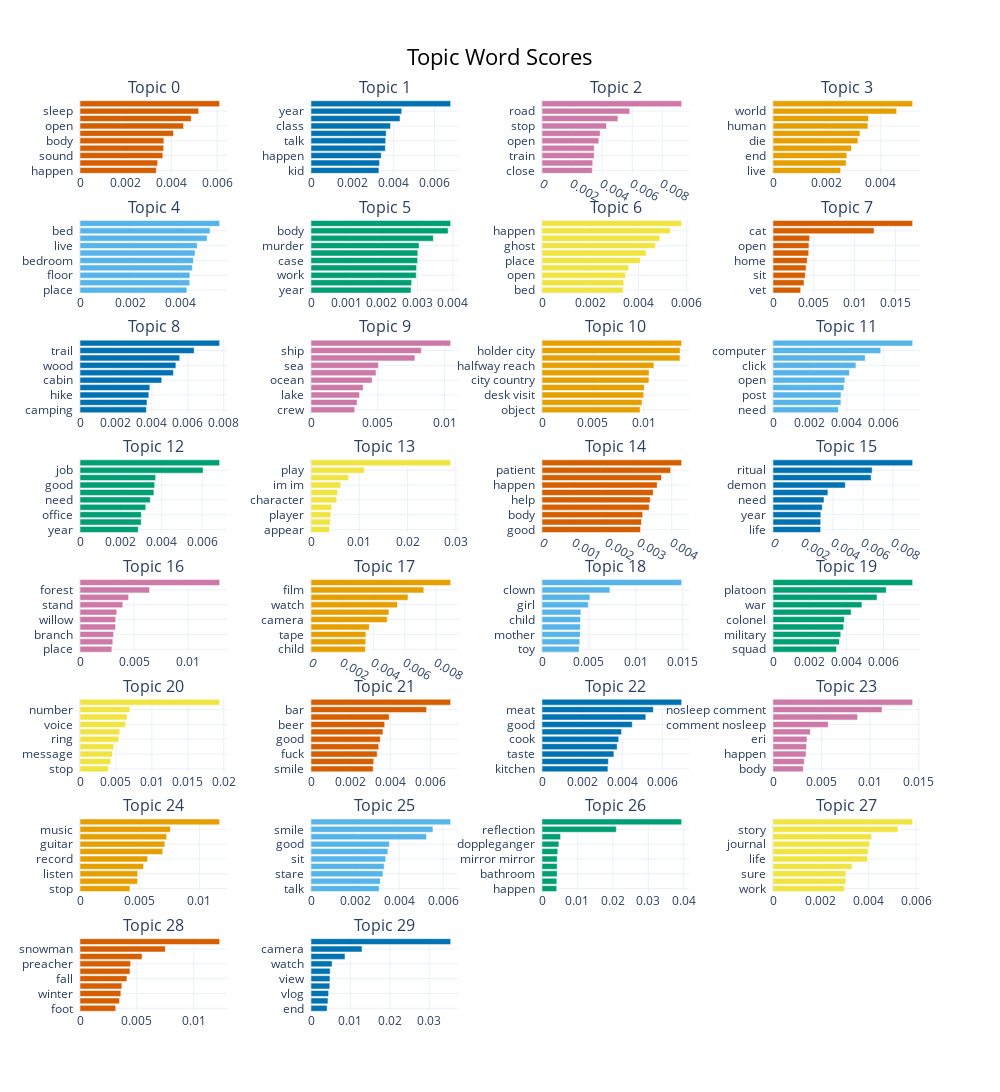

The notebook cell saved with this chart:
### Code cell
vectorizer=TfidfVectorizer(stop_words=stop_words,ngram_range=(1,2))

topic_model = BERTopic(min_topic_size=35, 
                       verbose=True, 
                       vectorizer_model=vectorizer)
topics, _ = topic_model.fit_transform(liste_texte)

topic_model.visualize_barchart(top_n_topics=30,
                               n_words=10)

### Figure 1 — Plotly figure (JSON) as saved in the notebook; plotly's stock layout.template omitted (floating-point values rounded to 4 significant figures)
{"data": [{"marker": {"color": "#D55E00"}, "orientation": "h", "type": "bar", "x": [0.003335, 0.003399, 0.003623, 0.003661, 0.003668, 0.004094, 0.004531, 0.004868, 0.005194, 0.00611], "xaxis": "x", "y": ["happen  ", "stand  ", "sound  ", "close  ", "body  ", "wake  ", "open  ", "bed  ", "sleep  ", "dream  "], "yaxis": "y"}, {"marker": {"color": "#0072B2"}, "orientation": "h", "type": "bar", "x": [0.003298, 0.003329, 0.00341, 0.003611, 0.003624, 0.003651, 0.003863, 0.004322, 0.004405, 0.00678], "xaxis": "x2", "y": ["kid  ", "life  ", "happen  ", "home  ", "talk  ", "good  ", "class  ", "friend  ", "year  ", "school  "], "yaxis": "y2"}, {"marker": {"color": "#CC79A7"}, "orientation": "h", "type": "bar", "x": [0.003343, 0.003373, 0.003469, 0.003474, 0.003778, 0.003867, 0.004286, 0.005049, 0.005835, 0.009285], "xaxis": "x3", "y": ["close  ", "bus  ", "train  ", "window  ", "open  ", "work  ", "stop  ", "drive  ", "road  ", "car  "], "yaxis": "y3"}, {"marker": {"color": "#E69F00"}, "orientation": "h", "type": "bar", "x": [0.002513, 0.002716, 0.00274, 0.002915, 0.003154, 0.003229, 0.003522, 0.003547, 0.004591, 0.005185], "xaxis": "x4", "y": ["live  ", "mind  ", "end  ", "place  ", "die  ", "body  ", "human  ", "death  ", "world  ", "life  "], "yaxis": "y4"}, {"marker": {"color": "#56B4E9"}, "orientation": "h", "type": "bar", "x": [0.004267, 0.004381, 0.004387, 0.004484, 0.004529, 0.004593, 0.00468, 0.005075, 0.005189, 0.005575], "xaxis": "x5", "y": ["place  ", "wall  ", "floor  ", "home  ", "bedroom  ", "sleep  ", "live  ", "open  ", "bed  ", "apartment  "], "yaxis": "y5"}, {"marker": {"color": "#009E73"}, "orientation": "h", "type": "bar", "x": [0.002819, 0.002836, 0.002965, 0.002974, 0.003002, 0.003009, 0.003047, 0.003447, 0.003864, 0.003935], "xaxis": "x6", "y": ["year  ", "victim  ", "work  ", "open  ", "case  ", "happen  ", "murder  ", "kill  ", "body  ", "police  "], "yaxis": "y6"}, {"marker": {"color": "#F0E442"}, "orientation": "h", "type": "bar", "x": [0.003365, 0.003389, 0.003457, 0.003591, 0.00407, 0.004312, 0.004695, 0.004882, 0.005316, 0.005787], "xaxis": "x7", "y": ["bed  ", "believe  ", "open  ", "year  ", "place  ", "paranormal  ", "ghost  ", "friend  ", "happen  ", "story  "], "yaxis": "y7"}, {"marker": {"color": "#D55E00"}, "orientation": "h", "type": "bar", "x": [0.003396, 0.003796, 0.003954, 0.00405, 0.004195, 0.004373, 0.004403, 0.004492, 0.01238, 0.01711], "xaxis": "x8", "y": ["vet  ", "bark  ", "sit  ", "sleep  ", "home  ", "bed  ", "open  ", "animal  ", "cat  ", "dog  "], "yaxis": "y8"}, {"marker": {"color": "#0072B2"}, "orientation": "h", "type": "bar", "x": [0.003697, 0.003728, 0.003829, 0.003887, 0.004551, 0.005201, 0.005337, 0.005549, 0.006352, 0.007773], "xaxis": "x9", "y": ["camping  ", "friend  ", "hike  ", "forest  ", "cabin  ", "camp  ", "wood  ", "tree  ", "trail  ", "tent  "], "yaxis": "y9"}, {"marker": {"color": "#CC79A7"}, "orientation": "h", "type": "bar", "x": [0.003276, 0.003456, 0.003637, 0.003909, 0.004578, 0.004869, 0.005046, 0.007779, 0.008259, 0.01046], "xaxis": "x10", "y": ["crew  ", "beach  ", "lake  ", "fish  ", "ocean  ", "deck  ", "sea  ", "boat  ", "ship  ", "water  "], "yaxis": "y10"}, {"marker": {"color": "#E69F00"}, "orientation": "h", "type": "bar", "x": [0.009653, 0.00984, 0.01, 0.01006, 0.01052, 0.01053, 0.01101, 0.01358, 0.01359, 0.01374], "xaxis": "x11", "y": ["object  ", "reach desk  ", "desk visit  ", "538  ", "city country  ", "institution  ", "halfway reach  ", "country mental  ", "holder city  ", "institution halfway  "], "yaxis": "y11"}, {"marker": {"color": "#56B4E9"}, "orientation": "h", "type": "bar", "x": [0.003534, 0.003671, 0.003678, 0.003835, 0.003889, 0.004134, 0.004482, 0.004987, 0.005823, 0.00755], "xaxis": "x12", "y": ["need  ", "phone  ", "post  ", "send  ", "open  ", "happen  ", "click  ", "message  ", "computer  ", "email  "], "yaxis": "y12"}, {"marker": {"color": "#009E73"}, "orientation": "h", "type": "bar", "x": [0.002862, 0.003009, 0.003014, 0.003233, 0.003454, 0.003631, 0.003668, 0.003716, 0.006048, 0.006861], "xaxis": "x13", "y": ["year  ", "phone  ", "office  ", "place  ", "need  ", "open  ", "good  ", "car  ", "job  ", "work  "], "yaxis": "y13"}, {"marker": {"color": "#F0E442"}, "orientation": "h", "type": "bar", "x": [0.003838, 0.003983, 0.004105, 0.004299, 0.005328, 0.005499, 0.006151, 0.007779, 0.01107, 0.02892], "xaxis": "x14", "y": ["appear  ", "battle  ", "player  ", "use  ", "character  ", "sprite  ", "im im  ", "screen  ", "play  ", "game  "], "yaxis": "y14"}, {"marker": {"color": "#D55E00"}, "orientation": "h", "type": "bar", "x": [0.00304, 0.003069, 0.003106, 0.003307, 0.003338, 0.00343, 0.003553, 0.003686, 0.003969, 0.004307], "xaxis": "x15", "y": ["good  ", "sleep  ", "body  ", "work  ", "help  ", "life  ", "happen  ", "year  ", "patient  ", "doctor  "], "yaxis": "y15"}, {"marker": {"color": "#0072B2"}, "orientation": "h", "type": "bar", "x": [0.003179, 0.003184, 0.003192, 0.003288, 0.003405, 0.003663, 0.004825, 0.006547, 0.006618, 0.009318], "xaxis": "x16", "y": ["life  ", "voice  ", "year  ", "place  ", "need  ", "open  ", "demon  ", "priest  ", "ritual  ", "church  "], "yaxis": "y16"}, {"marker": {"color": "#CC79A7"}, "orientation": "h", "type": "bar", "x": [0.002943, 0.003034, 0.0031, 0.003289, 0.003294, 0.003402, 0.003955, 0.004493, 0.006432, 0.01291], "xaxis": "x17", "y": ["place  ", "sound  ", "branch  ", "close  ", "willow  ", "ground  ", "stand  ", "wood  ", "forest  ", "tree  "], "yaxis": "y17"}, {"marker": {"color": "#E69F00"}, "orientation": "h", "type": "bar", "x": [0.003484, 0.003509, 0.003519, 0.003738, 0.00489, 0.004993, 0.005544, 0.006214, 0.007229, 0.008949], "xaxis": "x18", "y": ["child  ", "scene  ", "tape  ", "screen  ", "camera  ", "theater  ", "watch  ", "movie  ", "film  ", "episode  "], "yaxis": "y18"}, {"marker": {"color": "#56B4E9"}, "orientation": "h", "type": "bar", "x": [0.003955, 0.004024, 0.004077, 0.004088, 0.004099, 0.004143, 0.004934, 0.005106, 0.007235, 0.01488], "xaxis": "x19", "y": ["toy  ", "open  ", "mother  ", "year  ", "child  ", "plush  ", "girl  ", "smile  ", "clown  ", "doll  "], "yaxis": "y19"}, {"marker": {"color": "#009E73"}, "orientation": "h", "type": "bar", "x": [0.00345, 0.003605, 0.003679, 0.003834, 0.003877, 0.004244, 0.004827, 0.005646, 0.006147, 0.007582], "xaxis": "x20", "y": ["squad  ", "sergeant  ", "military  ", "trench  ", "colonel  ", "enemy  ", "war  ", "1944  ", "platoon  ", "soldier  "], "yaxis": "y20"}, {"marker": {"color": "#F0E442"}, "orientation": "h", "type": "bar", "x": [0.003948, 0.004278, 0.004527, 0.004684, 0.005377, 0.005533, 0.006325, 0.006553, 0.006927, 0.01943], "xaxis": "x21", "y": ["stop  ", "happen  ", "message  ", "hello  ", "ring  ", "sound  ", "voice  ", "answer  ", "number  ", "phone  "], "yaxis": "y21"}, {"marker": {"color": "#D55E00"}, "orientation": "h", "type": "bar", "x": [0.003127, 0.003154, 0.003327, 0.003404, 0.003484, 0.003617, 0.003704, 0.00393, 0.005809, 0.007019], "xaxis": "x22", "y": ["smile  ", "sit  ", "fuck  ", "place  ", "good  ", "bartender  ", "beer  ", "friend  ", "bar  ", "drink  "], "yaxis": "y22"}, {"marker": {"color": "#0072B2"}, "orientation": "h", "type": "bar", "x": [0.003287, 0.003309, 0.003587, 0.003749, 0.003825, 0.003968, 0.004502, 0.005177, 0.005553, 0.006965], "xaxis": "x23", "y": ["kitchen  ", "sauce  ", "taste  ", "table  ", "cook  ", "cookie  ", "good  ", "food  ", "meat  ", "eat  "], "yaxis": "y23"}, {"marker": {"color": "#CC79A7"}, "orientation": "h", "type": "bar", "x": [0.003121, 0.003219, 0.0034, 0.003451, 0.003491, 0.003843, 0.005686, 0.008698, 0.01122, 0.01436], "xaxis": "x24", "y": ["body  ", "let  ", "happen  ", "tape  ", "eri  ", "stand  ", "comment nosleep  ", "comment  ", "nosleep comment  ", "nosleep  "], "yaxis": "y24"}, {"marker": {"color": "#E69F00"}, "orientation": "h", "type": "bar", "x": [0.004183, 0.004832, 0.004837, 0.005323, 0.005666, 0.006933, 0.007111, 0.007262, 0.007574, 0.0117], "xaxis": "x25", "y": ["stop  ", "band  ", "listen  ", "piano  ", "record  ", "play  ", "guitar  ", "album  ", "music  ", "song  "], "yaxis": "y25"}, {"marker": {"color": "#56B4E9"}, "orientation": "h", "type": "bar", "x": [0.003097, 0.003147, 0.003269, 0.003325, 0.003391, 0.003493, 0.003559, 0.005249, 0.005541, 0.006345], "xaxis": "x26", "y": ["talk  ", "year  ", "stare  ", "let  ", "sit  ", "life  ", "good  ", "girl  ", "smile  ", "hair  "], "yaxis": "y26"}, {"marker": {"color": "#009E73"}, "orientation": "h", "type": "bar", "x": [0.004151, 0.00419, 0.004278, 0.004279, 0.004296, 0.004449, 0.004761, 0.005244, 0.02097, 0.03941], "xaxis": "x27", "y": ["happen  ", "break  ", "bathroom  ", "glass  ", "mirror mirror  ", "mirror reflection  ", "doppleganger  ", "stare  ", "reflection  ", "mirror  "], "yaxis": "y27"}, {"marker": {"color": "#F0E442"}, "orientation": "h", "type": "bar", "x": [0.002998, 0.003055, 0.003057, 0.003313, 0.003961, 0.003989, 0.004058, 0.004135, 0.005244, 0.005858], "xaxis": "x28", "y": ["work  ", "1994  ", "sure  ", "happen  ", "life  ", "year  ", "journal  ", "good  ", "story  ", "write  "], "yaxis": "y28"}, {"marker": {"color": "#D55E00"}, "orientation": "h", "type": "bar", "x": [0.003144, 0.003474, 0.003593, 0.003682, 0.004128, 0.004392, 0.004448, 0.005459, 0.007506, 0.01228], "xaxis": "x29", "y": ["foot  ", "wind  ", "winter  ", "close  ", "fall  ", "dolion  ", "preacher  ", "cold  ", "snowman  ", "snow  "], "yaxis": "y29"}, {"marker": {"color": "#0072B2"}, "orientation": "h", "type": "bar", "x": [0.00409, 0.004305, 0.004466, 0.004773, 0.004812, 0.004865, 0.005364, 0.008625, 0.01296, 0.03545], "xaxis": "x30", "y": ["end  ", "upload  ", "vlog  ", "camcorder  ", "view  ", "666  ", "watch  ", "channel  ", "camera  ", "video  "], "yaxis": "y30"}], "layout": {"annotations": [{"font": {"size": 16}, "showarrow": false, "text": "Topic 0", "x": 0.0875, "xanchor": "center", "xref": "paper", "y": 1, "yanchor": "bottom", "yref": "paper"}, {"font": {"size": 16}, "showarrow": false, "text": "Topic 1", "x": 0.3625, "xanchor": "center", "xref": "paper", "y": 1, "yanchor": "bottom", "yref": "paper"}, {"font": {"size": 16}, "showarrow": false, "text": "Topic 2", "x": 0.6375, "xanchor": "center", "xref": "paper", "y": 1, "yanchor": "bottom", "yref": "paper"}, {"font": {"size": 16}, "showarrow": false, "text": "Topic 3", "x": 0.9125, "xanchor": "center", "xref": "paper", "y": 1, "yanchor": "bottom", "yref": "paper"}, {"font": {"size": 16}, "showarrow": false, "text": "Topic 4", "x": 0.0875, "xanchor": "center", "xref": "paper", "y": 0.8687, "yanchor": "bottom", "yref": "paper"}, {"font": {"size": 16}, "showarrow": false, "text": "Topic 5", "x": 0.3625, "xanchor": "center", "xref": "paper", "y": 0.8687, "yanchor": "bottom", "yref": "paper"}, {"font": {"size": 16}, "showarrow": false, "text": "Topic 6", "x": 0.6375, "xanchor": "center", "xref": "paper", "y": 0.8687, "yanchor": "bottom", "yref": "paper"}, {"font": {"size": 16}, "showarrow": false, "text": "Topic 7", "x": 0.9125, "xanchor": "center", "xref": "paper", "y": 0.8687, "yanchor": "bottom", "yref": "paper"}, {"font": {"size": 16}, "showarrow": false, "text": "Topic 8", "x": 0.0875, "xanchor": "center", "xref": "paper", "y": 0.7375, "yanchor": "bottom", "yref": "paper"}, {"font": {"size": 16}, "showarrow": false, "text": "Topic 9", "x": 0.3625, "xanchor": "center", "xref": "paper", "y": 0.7375, "yanchor": "bottom", "yref": "paper"}, {"font": {"size": 16}, "showarrow": false, "text": "Topic 10", "x": 0.6375, "xanchor": "center", "xref": "paper", "y": 0.7375, "yanchor": "bottom", "yref": "paper"}, {"font": {"size": 16}, "showarrow": false, "text": "Topic 11", "x": 0.9125, "xanchor": "center", "xref": "paper", "y": 0.7375, "yanchor": "bottom", "yref": "paper"}, {"font": {"size": 16}, "showarrow": false, "text": "Topic 12", "x": 0.0875, "xanchor": "center", "xref": "paper", "y": 0.6062, "yanchor": "bottom", "yref": "paper"}, {"font": {"size": 16}, "showarrow": false, "text": "Topic 13", "x": 0.3625, "xanchor": "center", "xref": "paper", "y": 0.6062, "yanchor": "bottom", "yref": "paper"}, {"font": {"size": 16}, "showarrow": false, "text": "Topic 14", "x": 0.6375, "xanchor": "center", "xref": "paper", "y": 0.6062, "yanchor": "bottom", "yref": "paper"}, {"font": {"size": 16}, "showarrow": false, "text": "Topic 15", "x": 0.9125, "xanchor": "center", "xref": "paper", "y": 0.6062, "yanchor": "bottom", "yref": "paper"}, {"font": {"size": 16}, "showarrow": false, "text": "Topic 16", "x": 0.0875, "xanchor": "center", "xref": "paper", "y": 0.475, "yanchor": "bottom", "yref": "paper"}, {"font": {"size": 16}, "showarrow": false, "text": "Topic 17", "x": 0.3625, "xanchor": "center", "xref": "paper", "y": 0.475, "yanchor": "bottom", "yref": "paper"}, {"font": {"size": 16}, "showarrow": false, "text": "Topic 18", "x": 0.6375, "xanchor": "center", "xref": "paper", "y": 0.475, "yanchor": "bottom", "yref": "paper"}, {"font": {"size": 16}, "showarrow": false, "text": "Topic 19", "x": 0.9125, "xanchor": "center", "xref": "paper", "y": 0.475, "yanchor": "bottom", "yref": "paper"}, {"font": {"size": 16}, "showarrow": false, "text": "Topic 20", "x": 0.0875, "xanchor": "center", "xref": "paper", "y": 0.3437, "yanchor": "bottom", "yref": "paper"}, {"font": {"size": 16}, "showarrow": false, "text": "Topic 21", "x": 0.3625, "xanchor": "center", "xref": "paper", "y": 0.3437, "yanchor": "bottom", "yref": "paper"}, {"font": {"size": 16}, "showarrow": false, "text": "Topic 22", "x": 0.6375, "xanchor": "center", "xref": "paper", "y": 0.3437, "yanchor": "bottom", "yref": "paper"}, {"font": {"size": 16}, "showarrow": false, "text": "Topic 23", "x": 0.9125, "xanchor": "center", "xref": "paper", "y": 0.3437, "yanchor": "bottom", "yref": "paper"}, {"font": {"size": 16}, "showarrow": false, "text": "Topic 24", "x": 0.0875, "xanchor": "center", "xref": "paper", "y": 0.2125, "yanchor": "bottom", "yref": "paper"}, {"font": {"size": 16}, "showarrow": false, "text": "Topic 25", "x": 0.3625, "xanchor": "center", "xref": "paper", "y": 0.2125, "yanchor": "bottom", "yref": "paper"}, {"font": {"size": 16}, "showarrow": false, "text": "Topic 26", "x": 0.6375, "xanchor": "center", "xref": "paper", "y": 0.2125, "yanchor": "bottom", "yref": "paper"}, {"font": {"size": 16}, "showarrow": false, "text": "Topic 27", "x": 0.9125, "xanchor": "center", "xref": "paper", "y": 0.2125, "yanchor": "bottom", "yref": "paper"}, {"font": {"size": 16}, "showarrow": false, "text": "Topic 28", "x": 0.0875, "xanchor": "center", "xref": "paper", "y": 0.08125, "yanchor": "bottom", "yref": "paper"}, {"font": {"size": 16}, "showarrow": false, "text": "Topic 29", "x": 0.3625, "xanchor": "center", "xref": "paper", "y": 0.08125, "yanchor": "bottom", "yref": "paper"}], "height": 2000, "hoverlabel": {"bgcolor": "white", "font": {"family": "Rockwell", "size": 16}}, "showlegend": false, "title": {"font": {"color": "Black", "size": 22}, "text": "Topic Word Scores", "x": 0.5, "xanchor": "center", "yanchor": "top"}, "width": 1000, "xaxis": {"anchor": "y", "domain": [0, 0.175], "showgrid": true}, "xaxis10": {"anchor": "y10", "domain": [0.275, 0.45], "showgrid": true}, "xaxis11": {"anchor": "y11", "domain": [0.55, 0.725], "showgrid": true}, "xaxis12": {"anchor": "y12", "domain": [0.825, 1], "showgrid": true}, "xaxis13": {"anchor": "y13", "domain": [0, 0.175], "showgrid": true}, "xaxis14": {"anchor": "y14", "domain": [0.275, 0.45], "showgrid": true}, "xaxis15": {"anchor": "y15", "domain": [0.55, 0.725], "showgrid": true}, "xaxis16": {"anchor": "y16", "domain": [0.825, 1], "showgrid": true}, "xaxis17": {"anchor": "y17", "domain": [0, 0.175], "showgrid": true}, "xaxis18": {"anchor": "y18", "domain": [0.275, 0.45], "showgrid": true}, "xaxis19": {"anchor": "y19", "domain": [0.55, 0.725], "showgrid": true}, "xaxis2": {"anchor": "y2", "domain": [0.275, 0.45], "showgrid": true}, "xaxis20": {"anchor": "y20", "domain": [0.825, 1], "showgrid": true}, "xaxis21": {"anchor": "y21", "domain": [0, 0.175], "showgrid": true}, "xaxis22": {"anchor": "y22", "domain": [0.275, 0.45], "showgrid": true}, "xaxis23": {"anchor": "y23", "domain": [0.55, 0.725], "showgrid": true}, "xaxis24": {"anchor": "y24", "domain": [0.825, 1], "showgrid": true}, "xaxis25": {"anchor": "y25", "domain": [0, 0.175], "showgrid": true}, "xaxis26": {"anchor": "y26", "domain": [0.275, 0.45], "showgrid": true}, "xaxis27": {"anchor": "y27", "domain": [0.55, 0.725], "showgrid": true}, "xaxis28": {"anchor": "y28", "domain": [0.825, 1], "showgrid": true}, "xaxis29": {"anchor": "y29", "domain": [0, 0.175], "showgrid": true}, "xaxis3": {"anchor": "y3", "domain": [0.55, 0.725], "showgrid": true}, "xaxis30": {"anchor": "y30", "domain": [0.275, 0.45], "showgrid": true}, "xaxis31": {"anchor": "y31", "domain": [0.55, 0.725], "showgrid": true}, "xaxis32": {"anchor": "y32", "domain": [0.825, 1], "showgrid": true}, "xaxis4": {"anchor": "y4", "domain": [0.825, 1], "showgrid": true}, "xaxis5": {"anchor": "y5", "domain": [0, 0.175], "showgrid": true}, "xaxis6": {"anchor": "y6", "domain": [0.275, 0.45], "showgrid": true}, "xaxis7": {"anchor": "y7", "domain": [0.55, 0.725], "showgrid": true}, "xaxis8": {"anchor": "y8", "domain": [0.825, 1], "showgrid": true}, "xaxis9": {"anchor": "y9", "domain": [0, 0.175], "showgrid": true}, "yaxis": {"anchor": "x", "domain": [0.9187, 1], "showgrid": true}, "yaxis10": {"anchor": "x10", "domain": [0.6562, 0.7375], "showgrid": true}, "yaxis11": {"anchor": "x11", "domain": [0.6562, 0.7375], "showgrid": true}, "yaxis12": {"anchor": "x12", "domain": [0.6562, 0.7375], "showgrid": true}, "yaxis13": {"anchor": "x13", "domain": [0.525, 0.6062], "showgrid": true}, "yaxis14": {"anchor": "x14", "domain": [0.525, 0.6062], "showgrid": true}, "yaxis15": {"anchor": "x15", "domain": [0.525, 0.6062], "showgrid": true}, "yaxis16": {"anchor": "x16", "domain": [0.525, 0.6062], "showgrid": true}, "yaxis17": {"anchor": "x17", "domain": [0.3937, 0.475], "showgrid": true}, "yaxis18": {"anchor": "x18", "domain": [0.3937, 0.475], "showgrid": true}, "yaxis19": {"anchor": "x19", "domain": [0.3937, 0.475], "showgrid": true}, "yaxis2": {"anchor": "x2", "domain": [0.9187, 1], "showgrid": true}, "yaxis20": {"anchor": "x20", "domain": [0.3937, 0.475], "showgrid": true}, "yaxis21": {"anchor": "x21", "domain": [0.2625, 0.3437], "showgrid": true}, "yaxis22": {"anchor": "x22", "domain": [0.2625, 0.3437], "showgrid": true}, "yaxis23": {"anchor": "x23", "domain": [0.2625, 0.3437], "showgrid": true}, "yaxis24": {"anchor": "x24", "domain": [0.2625, 0.3437], "showgrid": true}, "yaxis25": {"anchor": "x25", "domain": [0.1312, 0.2125], "showgrid": true}, "yaxis26": {"anchor": "x26", "domain": [0.1312, 0.2125], "showgrid": true}, "yaxis27": {"anchor": "x27", "domain": [0.1312, 0.2125], "showgrid": true}, "yaxis28": {"anchor": "x28", "domain": [0.1312, 0.2125], "showgrid": true}, "yaxis29": {"anchor": "x29", "domain": [0, 0.08125], "showgrid": true}, "yaxis3": {"anchor": "x3", "domain": [0.9187, 1], "showgrid": true}, "yaxis30": {"anchor": "x30", "domain": [0, 0.08125], "showgrid": true}, "yaxis31": {"anchor": "x31", "domain": [0, 0.08125], "showgrid": true}, "yaxis32": {"anchor": "x32", "domain": [0, 0.08125], "showgrid": true}, "yaxis4": {"anchor": "x4", "domain": [0.9187, 1], "showgrid": true}, "yaxis5": {"anchor": "x5", "domain": [0.7875, 0.8687], "showgrid": true}, "yaxis6": {"anchor": "x6", "domain": [0.7875, 0.8687], "showgrid": true}, "yaxis7": {"anchor": "x7", "domain": [0.7875, 0.8687], "showgrid": true}, "yaxis8": {"anchor": "x8", "domain": [0.7875, 0.8687], "showgrid": true}, "yaxis9": {"anchor": "x9", "domain": [0.6562, 0.7375], "showgrid": true}}}
